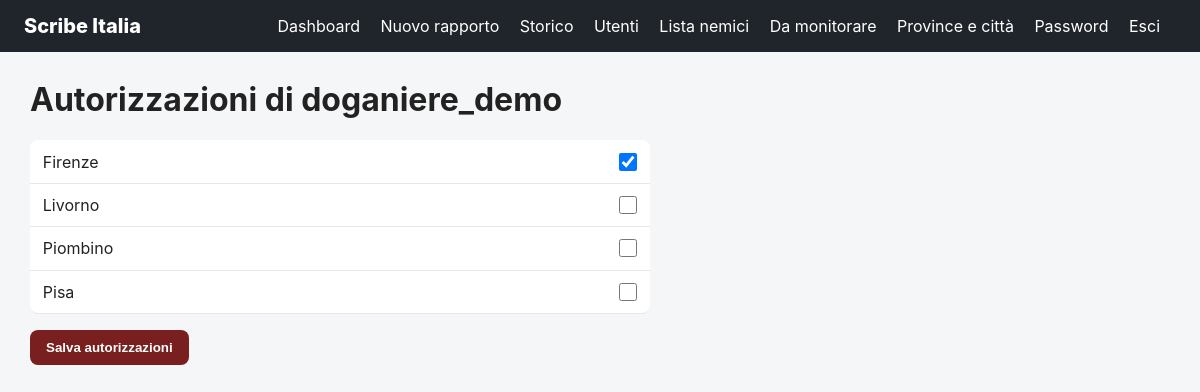
Page /users/3/authorizations (signed in) on the committed database.
### app.py (models this page shows, shortened)
class User(UserMixin, db.Model):
    id = db.Column(db.Integer, primary_key=True)
    nickname = db.Column(db.String(80), unique=True, nullable=False)
    password_hash = db.Column(db.String(255), nullable=False)
    role = db.Column(db.String(20), nullable=False, default=ROLE_OFFICER)
    approved = db.Column(db.Boolean, default=False, nullable=False)
    province_id = db.Column(db.Integer, db.ForeignKey('province.id'))
    requested_province_id = db.Column(db.Integer, db.ForeignKey('province.id'))
    created_at = db.Column(db.DateTime, default=datetime.utcnow, nullable=False)
    province = db.relationship('Province', foreign_keys=[province_id])
    requested_province = db.relationship('Province', foreign_keys=[requested_province_id])

class City(db.Model):
    id = db.Column(db.Integer, primary_key=True)
    name = db.Column(db.String(120), nullable=False)
    province_id = db.Column(db.Integer, db.ForeignKey('province.id'), nullable=False)
    __table_args__ = (UniqueConstraint('name', 'province_id', name='uq_city_province'),)

### app.py (the view, shortened to what this page needs)
@app.route('/users/<int:user_id>/authorizations', methods=['GET', 'POST'])
@login_required
@role_required(ROLE_ADMIN, ROLE_PREFECT)
def user_authorizations(user_id):
    user = db.session.get(User, user_id) or abort(404)
    if user.role != ROLE_OFFICER:
        abort(400)
    province_id = user.province_id or user.requested_province_id
    if current_user.role == ROLE_PREFECT and province_id != current_user.province_id:
        abort(403)
    cities = City.query.filter_by(province_id=province_id).order_by(City.name).all()
    current = {a.city_id for a in CityAuthorization.query.filter_by(user_id=user.id).all()}
    return render_template('authorizations.html', user=user, cities=cities, current=current)

### app.py (called while the page is built)
@login_manager.user_loader
def load_user(user_id):
    return db.session.get(User, int(user_id))

def role_required(*roles):
    def decorator(fn):
        @wraps(fn)
        def wrapped(*args, **kwargs):
            if not current_user.is_authenticated:
                return login_manager.unauthorized()
            if current_user.role not in roles:
                abort(403)
            return fn(*args, **kwargs)
        return wrapped
    return decorator

### templates/authorizations.html
{% extends 'base.html' %}{% block content %}
<h1>Autorizzazioni di {{ user.nickname }}</h1>
<form method="post">
  <div class="checkbox-list city-auth-list">
    {% for c in cities %}
      <label class="city-auth-row"><span>{{ c.name }}</span><input type="checkbox" name="city_ids" value="{{ c.id }}" {% if c.id in current %}checked{% endif %}></label>
    {% endfor %}
  </div>
  <button class="primary">Salva autorizzazioni</button>
</form>
{% endblock %}

### static/style.css (style rules this page uses)
:root { font-family: Inter, system-ui, Arial, sans-serif; color:#222; background:#f5f6f8; }
* { box-sizing:border-box }
body { margin:0 }
label { display:block;font-weight:600;margin:14px 0 6px }
input,select,textarea { width:100%;padding:10px;border:1px solid #cbd0d6;border-radius:8px;background:white;font:inherit }
.primary,button { border:0;border-radius:8px;padding:10px 16px;cursor:pointer }
.primary { background:#7a1f1f;color:#fff;font-weight:700 }
.checkbox-list label { font-weight:400 }
.city-auth-list { max-width:620px;margin:1rem 0 }
.city-auth-row { display:flex!important;align-items:center;justify-content:space-between;gap:1rem;padding:.7rem .8rem;margin:0;border-bottom:1px solid #e5e7eb;background:#fff }
.city-auth-row:first-child { border-radius:8px 8px 0 0 }
.city-auth-row:last-child { border-radius:0 0 8px 8px }
.city-auth-row input[type="checkbox"] { width:auto;min-width:18px;height:18px;margin:0 }

### rows in the picture
User: nickname "doganiere_demo"
City: name "Firenze", city_ids "☑"
City: name "Livorno"
City: name "Piombino"
City: name "Pisa"
